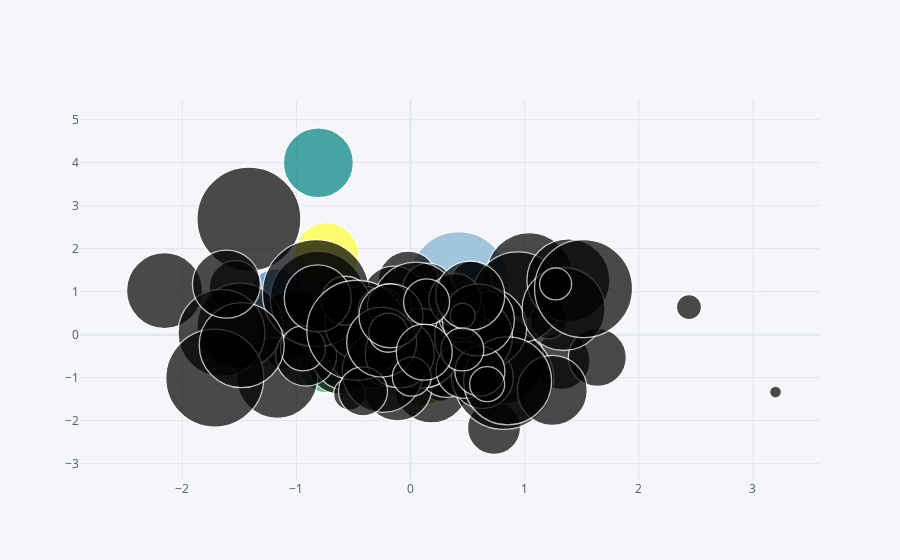

The notebook cell saved with this chart:
### Markdown cell above
## A bubble chart :

- https://www.albgri.com/python-plotly-cufflinks/


- A scatter plot in which a third dimension of the data is shown through the size of markers.
- A bubble plot is basically a scatterplot with an additional dimension: size of points. Using seaborn library, a bubble plot can be constructed using the scatterplot() function. In the example, the following parameters are used to build a basic bubble plot:

- data : Input data structure
- x : The data position on the x axis
- y : The data position on the y axis
- size : Grouping variable that will produce points with different sizes
- alpha : Transparancy ratio

- https://www.python-graph-gallery.com/bubble-plot-with-seaborn

- Kind of chart
     - scatter
     - bar
     - box
     - spread
     - ratio
     - heatmap
     - surface
     - histogram
     - bubble
     - bubble3d
     - scatter3d       
     - scattergeo
     - ohlc
     - candle
     - pie
     - choroplet

### Code cell
df.iplot(kind  = 'bubble' , x = "A" , y = "B" ,size = "C")

### Figure 1 — Plotly figure (JSON) as saved in the notebook; plotly's stock layout.template omitted (floating-point values rounded to 4 significant figures)
{"data": [{"marker": {"color": ["rgb(255, 153, 51)", "rgb(55, 128, 191)", "rgb(50, 171, 96)", "rgb(128, 0, 128)", "rgb(219, 64, 82)", "rgb(0, 128, 128)", "rgb(255, 255, 51)", "rgb(128, 128, 0)", "rgb(251, 128, 114)", "rgb(128, 177, 211)"], "line": {"width": 1.3}, "size": [44, 53, 50, 43, 64, 70, 64, 72, 14, 99, 28, 32, 33, 69, 104, 73, 112, 75, 39, 52, 65, 33, 53, 63, 43, 69, 81, 77, 91, 76, 60, 12, 57, 32, 39, 65, 78, 57, 64, 46, 88, 100, 86, 51, 86, 42, 67, 51, 61, 40, 63, 95, 87, 62, 107, 75, 80, 45, 58, 49, 46, 67, 25, 70, 81, 19, 100, 37, 12, 91, 80, 44, 69, 78, 83, 83, 49, 57, 70, 28, 47, 39, 88, 39, 87, 64, 50, 52, 72, 98, 35, 25, 69, 85, 46, 98, 43, 32, 68, 56], "symbol": "circle"}, "mode": "markers", "text": "", "type": "scatter", "x": [0.02999, -1.175, -0.7405, -0.8652, 0.08251, -0.808, -0.7352, 0.09257, 0.3222, 0.4218, 0.248, -1.115, 0.2613, -1.03, -1.417, -0.02633, 0.2527, 0.1822, 0.4885, -1.535, 0.3854, -0.3055, 0.7312, -0.6267, 0.458, -0.114, -1.168, -0.5433, -0.3502, -2.156, -0.02192, 1.078, 1.324, -0.5344, 0.4438, -0.1789, -0.169, 0.3144, -0.1473, 0.4687, 0.7832, 0.8164, 1.039, -0.04723, -1.495, 0.5739, -0.127, 0.1553, -0.915, 0.5334, 0.1198, -0.8123, 0.047, 0.6291, -0.829, -0.4209, 0.09187, -0.9426, 1.637, -0.5706, -0.2583, -0.8131, 2.44, 1.242, -0.2443, -0.137, -0.4706, 1.21, 3.198, 0.9413, 0.6675, -0.1851, -0.09459, 0.5516, 1.383, 1.341, -0.4167, 0.473, -0.2533, 0.6833, 0.4482, 0.01065, 0.8504, -0.1954, -1.657, -0.1716, 0.6079, 0.3888, 0.5942, -1.716, 0.6712, 0.4557, 0.5231, -1.48, 0.1406, 1.516, 0.4538, 1.271, -1.614, 0.1199], "y": [-1.036, 0.9203, -0.7702, 0.07272, 0.6131, 3.997, 1.859, -0.8024, -0.03725, 1.246, 0.4717, -0.4481, -1.167, 0.2305, 2.688, -0.3718, -0.118, -1.182, -0.589, 1.116, -0.2144, -0.3031, -2.168, -0.6456, -0.507, -1.205, -1.007, -0.4117, -0.1892, 1.025, 1.244, -0.1104, -0.6105, -1.383, -0.07122, -0.4574, -0.01003, -0.796, 0.8506, 0.1167, -0.6011, -1.041, 1.374, -0.2834, 0.2031, 0.3483, -0.1983, 1.07, -0.4868, 1.244, -0.491, 0.8345, 0.6748, -0.9956, 0.9635, 0.2575, -0.3217, -0.3195, -0.5303, 0.7882, 0.5633, 0.8451, 0.6392, -1.297, -0.8683, 0.6016, 0.1015, 0.3316, -1.336, 0.8683, 0.161, 0.6731, -0.4372, -0.0491, 1.261, 0.5958, -1.319, -0.821, -0.1723, 0.6856, 0.4587, -0.9776, -1.077, 0.04405, 0.04081, 0.4348, -0.8494, 0.8182, 0.3455, -1.013, -1.152, 0.439, 0.9089, -0.2448, 0.7598, 1.071, -0.3452, 1.18, 1.174, -0.4076]}], "layout": {"autosize": true, "legend": {"bgcolor": "#F5F6F9", "font": {"color": "#4D5663"}}, "paper_bgcolor": "#F5F6F9", "plot_bgcolor": "#F5F6F9", "title": {"font": {"color": "#4D5663"}}, "xaxis": {"autorange": true, "gridcolor": "#E1E5ED", "range": [-2.654, 3.537], "showgrid": true, "tickfont": {"color": "#4D5663"}, "title": {"font": {"color": "#4D5663"}, "text": ""}, "type": "linear", "zerolinecolor": "#E1E5ED"}, "yaxis": {"autorange": true, "gridcolor": "#E1E5ED", "range": [-8.77, 10.69], "showgrid": true, "tickfont": {"color": "#4D5663"}, "title": {"font": {"color": "#4D5663"}, "text": ""}, "type": "linear", "zerolinecolor": "#E1E5ED"}}}
